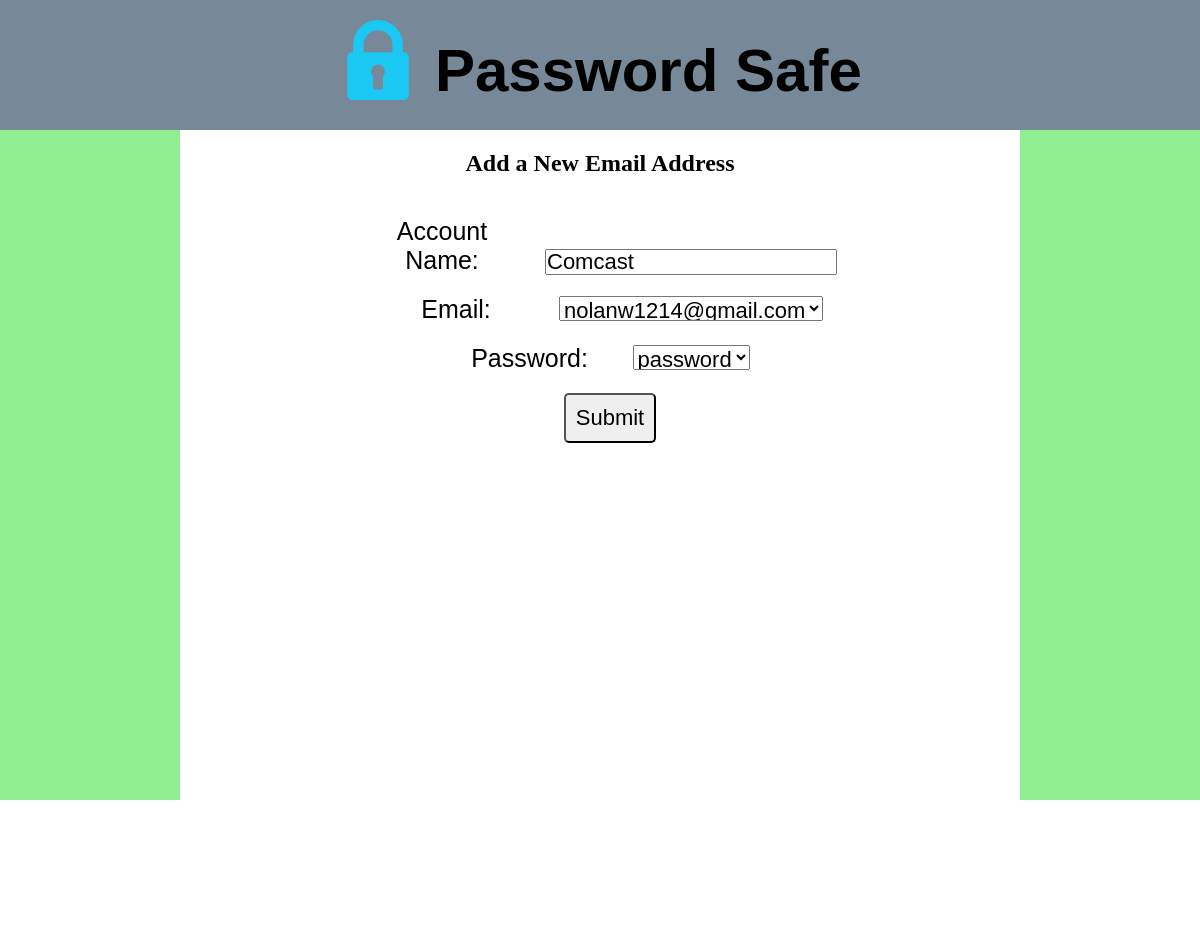
The app's page /combo/edit/1 (signed in) with its own data.
### client/models.py (models this page shows)
class Combo(models.Model):
    accountName = models.CharField(max_length=50)
    email = models.ForeignKey(Emails, related_name='combos', on_delete=models.CASCADE)
    password = models.ForeignKey(Passwords, related_name="combos", on_delete=models.CASCADE)
    user = models.ForeignKey(User, related_name='combos', on_delete=models.CASCADE)
    created = models.DateTimeField(auto_now_add=True)
    updated = models.DateTimeField(auto_now = True)

class Emails(models.Model):
    email = models.EmailField()
    user = models.ForeignKey(User, related_name='emails', on_delete=models.CASCADE)
    created = models.DateTimeField(auto_now_add=True)
    updated = models.DateTimeField(auto_now=True)
    objects = EmailManager()

class Passwords(models.Model):
    password = models.CharField(max_length=255)
    user = models.ForeignKey(User, related_name='passwords', on_delete=models.CASCADE)
    created = models.DateTimeField(auto_now_add=True)
    updated = models.DateTimeField(auto_now=True)

### client/views.py (the view)
# urls.py: path('combo/edit/<int:combo_id>', views.edit_combo),
def edit_combo(request, combo_id):
    if 'user_id' not in request.session:
        messages.error(request, "Must be logged in to access")
        return redirect('/login')
    current_user = User.objects.get(id=request.session['user_id'])
    combo = Combo.objects.get(id=combo_id)
    context = {
        'all_emails' : current_user.emails.exclude(email = combo.email.email),
        'all_passwords' : current_user.passwords.exclude(password = combo.password.password),
        'combo' : Combo.objects.get(id=combo_id),
    }
    return render(request, 'edit_combo.html', context)

### client/templates/edit_combo.html (shortened to what this page needs)
<!DOCTYPE html>
<html lang="en">
<head>
    {% load static %}
    <link rel="stylesheet" href="{% static 'css/new_combo.css' %}">
</head>
<body>
    <div id='wrapper'>
        <div class="header">
            {% load static %}
                <h1 class='title' >
                    <img src="{% static 'images/vaultlogo.png' %}" alt="vault"
                    style="position: relative; bottom: 15px;">
                    Password Safe
                </h1>
        </div>
        <div class='middle_col'>
            <h2>Add a New Email Address</h2>
            <div class='form'>
                <form action="/proccess/combo/edit/{{combo.id}}" method="POST">
                    <div class='form_row'>
                        <label for="accountName">Account Name:</label>
                        <input type="text" name='accountName' value={{combo.accountName}}>
                    </div>
                    <div class='form_row'>
                        <label for="email">Email: </label>
                        <select name="email" id="">
                            <option value={{combo.email.id}}>{{combo.email.email}}</option>
                        </select>
                    </div>
                    <div class='form_row'>
                        <label for="password">Password:</label>
                        <select name="password" id="">
                            <option value={{combo.password.id}}>{{combo.password.password}}</option>
                        </select>
                    </div>
                    <input type="submit" value="Submit" class='form_button'>
                </form>
            </div>
        </div>
    </div>
</body>
</html>

### client/static/css/new_combo.css (style rules this page uses)
* { margin: 0px; padding: 0px; }
#wrapper { width: 100vw; height: 100vh; margin: auto; background-color: lightgreen; }
.header { background-color: lightslategray; padding: 15px; margin: auto; padding-top: 35px; }
img { width: 80px; height: 80px; display: inline-block; margin: auto; vertical-align: middle; }
.middle_col { width: 70%; background-color: white; margin: auto; height: 100vh; }
.title { margin:auto; text-align: center; font-size: 60px; font-family: Arial, Helvetica, sans-serif; }
.form { width: 80%; margin:auto; text-align: center; }
h2 { text-align: center; padding: 20px; }
.form_row { display: block; margin: 20px; }
label { display: inline-block; margin-right: 20px; font-size: 25px; font-family: Arial, Helvetica, sans-serif; width: 25% }
input { display: inline-block; height: 22px; font-size: 22px; }
option { display: inline-block; height: 16px; font-size: 16px; }
select { display: inline-block; height: 25px; font-size: 22px; }
.form_button { height: fit-content; margin-left: 20px; padding: 10px; border-radius: 5px; }

### records on screen
Combo: accountName "Comcast", email "nolanw1214@gmail.com", password "password"
